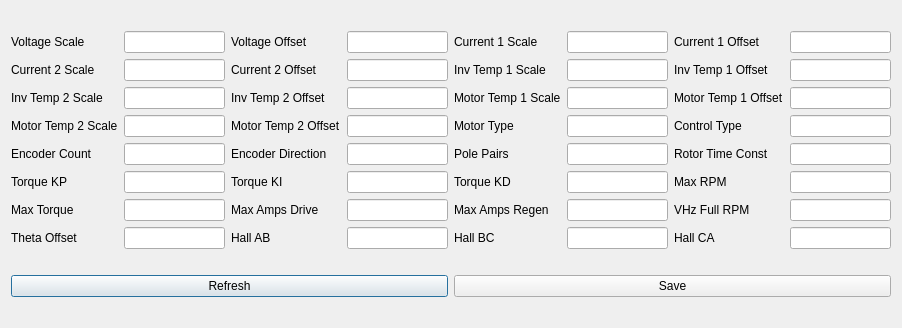
<?xml version="1.0" encoding="UTF-8"?>
<ui version="4.0">
 <class>MotorControllerConfigWindow</class>
 <widget class="QDialog" name="MotorControllerConfigWindow">
  <property name="geometry">
   <rect>
    <x>0</x>
    <y>0</y>
    <width>902</width>
    <height>328</height>
   </rect>
  </property>
  <property name="windowTitle">
   <string>Controller Configuration</string>
  </property>
  <layout class="QVBoxLayout" name="verticalLayout">
   <item>
    <layout class="QGridLayout" name="gridLayout">
     <item row="2" column="7">
      <widget class="QLineEdit" name="editMotorTemp1Offset"/>
     </item>
     <item row="2" column="2">
      <widget class="QLabel" name="label_13">
       <property name="text">
        <string>Inv Temp 2 Offset</string>
       </property>
      </widget>
     </item>
     <item row="0" column="6">
      <widget class="QLabel" name="label_4">
       <property name="text">
        <string>Current 1 Offset</string>
       </property>
      </widget>
     </item>
     <item row="3" column="4">
      <widget class="QLabel" name="label_23">
       <property name="text">
        <string>Motor Type</string>
       </property>
      </widget>
     </item>
     <item row="0" column="7">
      <widget class="QLineEdit" name="editCurrent1Offset"/>
     </item>
     <item row="2" column="4">
      <widget class="QLabel" name="label_15">
       <property name="text">
        <string>Motor Temp 1 Scale</string>
       </property>
      </widget>
     </item>
     <item row="1" column="4">
      <widget class="QLabel" name="label_14">
       <property name="text">
        <string>Inv Temp 1 Scale</string>
       </property>
      </widget>
     </item>
     <item row="3" column="2">
      <widget class="QLabel" name="label_18">
       <property name="text">
        <string>Motor Temp 2 Offset</string>
       </property>
      </widget>
     </item>
     <item row="4" column="0">
      <widget class="QLabel" name="label_8">
       <property name="text">
        <string>Encoder Count</string>
       </property>
      </widget>
     </item>
     <item row="4" column="4">
      <widget class="QLabel" name="label_25">
       <property name="text">
        <string>Pole Pairs</string>
       </property>
      </widget>
     </item>
     <item row="4" column="1">
      <widget class="QLineEdit" name="editEncoderCount"/>
     </item>
     <item row="0" column="5">
      <widget class="QLineEdit" name="editCurrent1Scale"/>
     </item>
     <item row="4" column="3">
      <widget class="QLineEdit" name="editEncoderDir"/>
     </item>
     <item row="4" column="7">
      <widget class="QLineEdit" name="editRotorTime"/>
     </item>
     <item row="1" column="1">
      <widget class="QLineEdit" name="editCurrent2Scale"/>
     </item>
     <item row="6" column="0">
      <widget class="QLabel" name="label_10">
       <property name="text">
        <string>Max Torque</string>
       </property>
      </widget>
     </item>
     <item row="2" column="6">
      <widget class="QLabel" name="label_17">
       <property name="text">
        <string>Motor Temp 1 Offset</string>
       </property>
      </widget>
     </item>
     <item row="4" column="2">
      <widget class="QLabel" name="label_19">
       <property name="text">
        <string>Encoder Direction</string>
       </property>
      </widget>
     </item>
     <item row="0" column="0">
      <widget class="QLabel" name="label">
       <property name="text">
        <string>Voltage Scale</string>
       </property>
      </widget>
     </item>
     <item row="3" column="6">
      <widget class="QLabel" name="label_24">
       <property name="text">
        <string>Control Type</string>
       </property>
      </widget>
     </item>
     <item row="0" column="3">
      <widget class="QLineEdit" name="editVoltageOffset"/>
     </item>
     <item row="1" column="3">
      <widget class="QLineEdit" name="editCurrent2Offset"/>
     </item>
     <item row="1" column="5">
      <widget class="QLineEdit" name="editInvTemp1Scale"/>
     </item>
     <item row="1" column="7">
      <widget class="QLineEdit" name="editInvTemp1Offset"/>
     </item>
     <item row="2" column="3">
      <widget class="QLineEdit" name="editInvTemp2Offset"/>
     </item>
     <item row="5" column="0">
      <widget class="QLabel" name="label_9">
       <property name="text">
        <string>Torque KP</string>
       </property>
      </widget>
     </item>
     <item row="3" column="0">
      <widget class="QLabel" name="label_7">
       <property name="text">
        <string>Motor Temp 2 Scale</string>
       </property>
      </widget>
     </item>
     <item row="0" column="4">
      <widget class="QLabel" name="label_3">
       <property name="text">
        <string>Current 1 Scale</string>
       </property>
      </widget>
     </item>
     <item row="2" column="0">
      <widget class="QLabel" name="label_6">
       <property name="text">
        <string>Inv Temp 2 Scale</string>
       </property>
      </widget>
     </item>
     <item row="6" column="6">
      <widget class="QLabel" name="label_30">
       <property name="text">
        <string>VHz Full RPM</string>
       </property>
      </widget>
     </item>
     <item row="3" column="3">
      <widget class="QLineEdit" name="editMotorTemp2Offset"/>
     </item>
     <item row="3" column="5">
      <widget class="QLineEdit" name="editMotorType"/>
     </item>
     <item row="0" column="1">
      <widget class="QLineEdit" name="editVoltageScale"/>
     </item>
     <item row="5" column="2">
      <widget class="QLabel" name="label_20">
       <property name="text">
        <string>Torque KI</string>
       </property>
      </widget>
     </item>
     <item row="2" column="1">
      <widget class="QLineEdit" name="editInvTemp2Scale"/>
     </item>
     <item row="1" column="2">
      <widget class="QLabel" name="label_12">
       <property name="text">
        <string>Current 2 Offset</string>
       </property>
      </widget>
     </item>
     <item row="0" column="2">
      <widget class="QLabel" name="label_2">
       <property name="text">
        <string>Voltage Offset</string>
       </property>
      </widget>
     </item>
     <item row="1" column="0">
      <widget class="QLabel" name="label_5">
       <property name="text">
        <string>Current 2 Scale</string>
       </property>
      </widget>
     </item>
     <item row="4" column="6">
      <widget class="QLabel" name="label_26">
       <property name="text">
        <string>Rotor Time Const</string>
       </property>
      </widget>
     </item>
     <item row="5" column="4">
      <widget class="QLabel" name="label_27">
       <property name="text">
        <string>Torque KD</string>
       </property>
      </widget>
     </item>
     <item row="6" column="2">
      <widget class="QLabel" name="label_21">
       <property name="text">
        <string>Max Amps Drive</string>
       </property>
      </widget>
     </item>
     <item row="1" column="6">
      <widget class="QLabel" name="label_16">
       <property name="text">
        <string>Inv Temp 1 Offset</string>
       </property>
      </widget>
     </item>
     <item row="6" column="4">
      <widget class="QLabel" name="label_29">
       <property name="text">
        <string>Max Amps Regen</string>
       </property>
      </widget>
     </item>
     <item row="3" column="1">
      <widget class="QLineEdit" name="editMotorTemp2Scale"/>
     </item>
     <item row="7" column="2">
      <widget class="QLabel" name="label_22">
       <property name="text">
        <string>Hall AB</string>
       </property>
      </widget>
     </item>
     <item row="7" column="0">
      <widget class="QLabel" name="label_11">
       <property name="text">
        <string>Theta Offset</string>
       </property>
      </widget>
     </item>
     <item row="2" column="5">
      <widget class="QLineEdit" name="editMotorTemp1Scale"/>
     </item>
     <item row="7" column="6">
      <widget class="QLabel" name="label_32">
       <property name="text">
        <string>Hall CA</string>
       </property>
      </widget>
     </item>
     <item row="4" column="5">
      <widget class="QLineEdit" name="editPolePairs"/>
     </item>
     <item row="5" column="6">
      <widget class="QLabel" name="label_28">
       <property name="text">
        <string>Max RPM</string>
       </property>
      </widget>
     </item>
     <item row="7" column="4">
      <widget class="QLabel" name="label_31">
       <property name="text">
        <string>Hall BC</string>
       </property>
      </widget>
     </item>
     <item row="3" column="7">
      <widget class="QLineEdit" name="editControlType"/>
     </item>
     <item row="5" column="1">
      <widget class="QLineEdit" name="editTorqueKP"/>
     </item>
     <item row="5" column="3">
      <widget class="QLineEdit" name="editTorqueKI"/>
     </item>
     <item row="5" column="5">
      <widget class="QLineEdit" name="editTorqueKD"/>
     </item>
     <item row="5" column="7">
      <widget class="QLineEdit" name="editMaxRPM"/>
     </item>
     <item row="6" column="1">
      <widget class="QLineEdit" name="editMaxTorque"/>
     </item>
     <item row="6" column="3">
      <widget class="QLineEdit" name="editMaxAmpsDrive"/>
     </item>
     <item row="6" column="5">
      <widget class="QLineEdit" name="editMaxAmpsRegen"/>
     </item>
     <item row="6" column="7">
      <widget class="QLineEdit" name="editVHZFull"/>
     </item>
     <item row="7" column="1">
      <widget class="QLineEdit" name="editThetaOffset"/>
     </item>
     <item row="7" column="3">
      <widget class="QLineEdit" name="editHallAB"/>
     </item>
     <item row="7" column="5">
      <widget class="QLineEdit" name="editHallBC"/>
     </item>
     <item row="7" column="7">
      <widget class="QLineEdit" name="editHallCA"/>
     </item>
    </layout>
   </item>
   <item>
    <layout class="QHBoxLayout" name="horizontalLayout">
     <item>
      <widget class="QPushButton" name="btnRefresh">
       <property name="text">
        <string>Refresh</string>
       </property>
      </widget>
     </item>
     <item>
      <widget class="QPushButton" name="btnSave">
       <property name="text">
        <string>Save</string>
       </property>
      </widget>
     </item>
    </layout>
   </item>
  </layout>
 </widget>
 <resources/>
 <connections/>
</ui>
